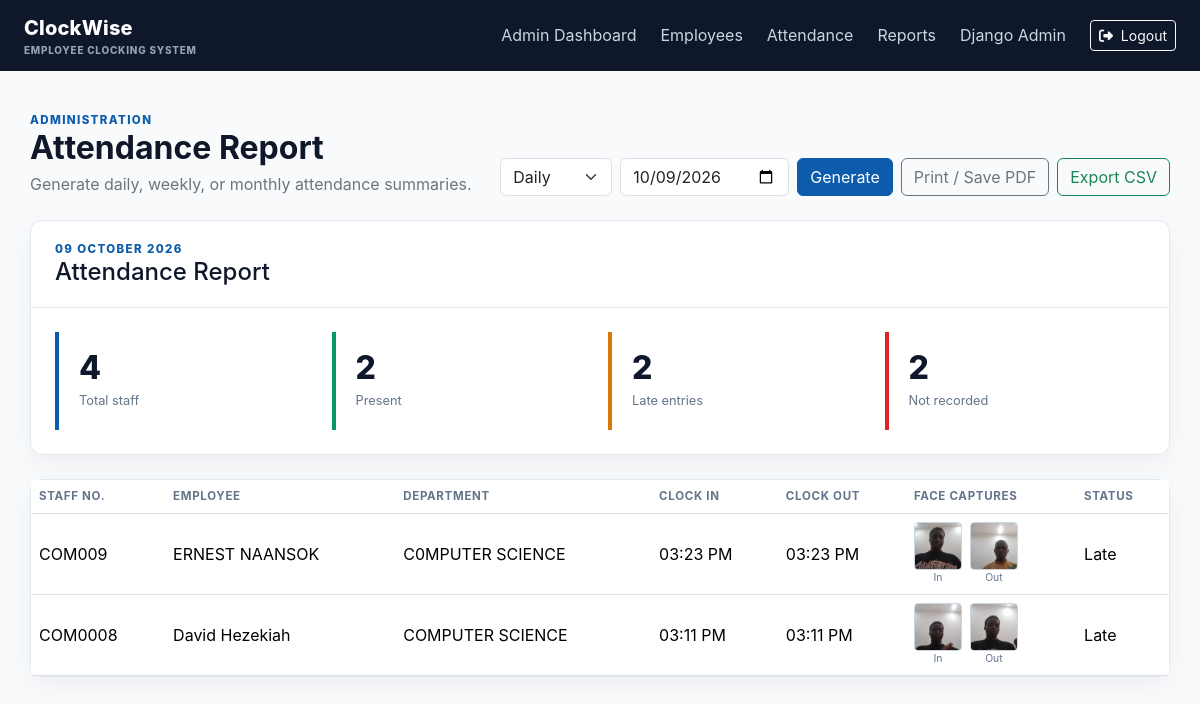
The app's page /reports/ (signed in) with its own data.
### uploads/models.py (models this page shows, shortened)
class Attendance(models.Model):
    STATUS_PRESENT = 'present'
    STATUS_LATE = 'late'
    STATUS_CHOICES = ((STATUS_PRESENT, 'Present'), (STATUS_LATE, 'Late'))
    employee = models.ForeignKey(Employee, on_delete=models.CASCADE, related_name='attendance_records')
    attendance_date = models.DateField(default=timezone.localdate)
    clock_in_time = models.DateTimeField()
    clock_out_time = models.DateTimeField(null=True, blank=True)
    clock_in_face = models.FileField(upload_to='attendance_faces/', blank=True)
    clock_out_face = models.FileField(upload_to='attendance_faces/', blank=True)
    status = models.CharField(max_length=20, choices=STATUS_CHOICES)
    class Meta:
        ordering = ['-attendance_date', '-clock_in_time']
        constraints = [models.UniqueConstraint(fields=['employee', 'attendance_date'], name='one_attendance_per_employee_day')]

class Employee(models.Model):
    ROLE_EMPLOYEE = 'employee'
    ROLE_ADMIN = 'admin'
    ROLE_CHOICES = ((ROLE_EMPLOYEE, 'Employee / Staff'), (ROLE_ADMIN, 'Administrator'))
    user = models.OneToOneField(User, on_delete=models.CASCADE, related_name='employee')
    staff_no = models.CharField(max_length=40, unique=True)
    department = models.CharField(max_length=120)
    designation = models.CharField(max_length=120)
    role = models.CharField(max_length=20, choices=ROLE_CHOICES, default=ROLE_EMPLOYEE)
    is_active = models.BooleanField(default=True)
    class Meta:
        ordering = ['staff_no']
    @property
    def display_name(self):
        return self.user.get_full_name() or self.user.username

### uploads/views.py (the view, shortened to what this page needs)
# urls.py: path('reports/', report, name='report'),
@login_required
@user_passes_test(is_admin)
def report(request):
    selected_date = request.GET.get('date', '')
    date_value = datetime.strptime(selected_date, '%Y-%m-%d').date() if selected_date else timezone.localdate()
    period = request.GET.get('period', 'day')
    start_date = date_value
    end_date = date_value
    if period == 'week':
        start_date = date_value - timedelta(days=date_value.weekday())
        end_date = start_date + timedelta(days=6)
    elif period == 'month':
        start_date = date_value.replace(day=1)
        next_month = (start_date.replace(day=28) + timedelta(days=4)).replace(day=1)
        end_date = next_month - timedelta(days=1)
    records = Attendance.objects.filter(attendance_date__range=(start_date, end_date)).select_related('employee__user')
    total = Employee.objects.filter(is_active=True).count()
    present = records.values('employee_id').distinct().count()
    return render(request, 'report.html', {'records': records, 'date': date_value, 'start_date': start_date, 'end_date': end_date, 'period': period, 'total': total, 'present': present, 'late': records.filter(status=Attendance.STATUS_LATE).count(), 'absent': max(total - present, 0)})

### uploads/views.py (called while the page is built)
def is_admin(user):
    employee = getattr(user, 'employee', None)
    return user.is_authenticated and (user.is_superuser or getattr(employee, 'role', '') == Employee.ROLE_ADMIN)

### templates/report.html (shortened to what this page needs)
{% extends 'base.html' %}
{% block content %}
<div class="d-flex flex-wrap justify-content-between align-items-end gap-3 mb-4 no-print"><div><div class="eyebrow">Administration</div><h1 class="h2 fw-bold mb-1">Attendance Report</h1><p class="text-secondary mb-0">Generate daily, weekly, or monthly attendance summaries.</p></div><div class="d-flex gap-2"><form class="d-flex gap-2" method="get"><select class="form-select" name="period"><option value="day" {% if period == 'day' %}selected{% endif %}>Daily</option><option value="week" {% if period == 'week' %}selected{% endif %}>Weekly</option><option value="month" {% if period == 'month' %}selected{% endif %}>Monthly</option></select><input class="form-control" type="date" name="date" value="{{ date|date:'Y-m-d' }}"><button class="btn btn-primary" type="submit">Generate</button></form><button class="btn btn-outline-secondary" onclick="window.print()" type="button">Print / Save PDF</button><a class="btn btn-outline-success" href="?date={{ date|date:'Y-m-d' }}&period={{ period }}&format=csv">Export CSV</a></div></div>
<div class="panel mb-4"><div class="panel-header"><div class="eyebrow">{{ start_date|date:'d F Y' }}{% if start_date != end_date %} - {{ end_date|date:'d F Y' }}{% endif %}</div><h2 class="h4 mb-0">Attendance Report</h2></div><div class="panel-body"><div class="row g-3"><div class="col-6 col-md-3"><div class="metric"><div class="metric-value">{{ total }}</div><div class="metric-label">Total staff</div></div></div><div class="col-6 col-md-3"><div class="metric green"><div class="metric-value">{{ present }}</div><div class="metric-label">Present</div></div></div><div class="col-6 col-md-3"><div class="metric amber"><div class="metric-value">{{ late }}</div><div class="metric-label">Late entries</div></div></div><div class="col-6 col-md-3"><div class="metric red"><div class="metric-value">{{ absent }}</div><div class="metric-label">Not recorded</div></div></div></div></div></div>
<div class="panel"><div class="table-responsive"><table class="table align-middle mb-0"><thead><tr><th>Staff no.</th><th>Employee</th><th>Department</th><th>Clock in</th><th>Clock out</th><th>Face captures</th><th>Status</th></tr></thead><tbody>{% for record in records %}<tr><td>{{ record.employee.staff_no }}</td><td>{{ record.employee.display_name }}</td><td>{{ record.employee.department }}</td><td>{{ record.clock_in_time|date:'h:i A' }}</td><td>{% if record.clock_out_time %}{{ record.clock_out_time|date:'h:i A' }}{% else %}--{% endif %}</td><td><div class="d-flex gap-2">{% if record.clock_in_face %}<div><img class="attendance-photo" src="{{ record.clock_in_face.url }}" alt="Clock-in face photo for {{ record.employee.display_name }}"><div class="photo-label">In</div></div>{% endif %}{% if record.clock_out_face %}<div><img class="attendance-photo" src="{{ record.clock_out_face.url }}" alt="Clock-out face photo for {{ record.employee.display_name }}"><div class="photo-label">Out</div></div>{% endif %}{% if not record.clock_in_face and not record.clock_out_face %}<span>--</span>{% endif %}</div></td><td>{{ record.get_status_display }}</td></tr>{% empty %}<tr><td colspan="7" class="text-center text-secondary py-4">No attendance records for this date.</td></tr>{% endfor %}</tbody></table></div></div>
{% endblock %}

### templates/base.html (shortened to what this page needs)
<!DOCTYPE html>
<html lang="en">
<head>
  <link href="https://cdn.jsdelivr.net/npm/bootstrap@5.3.2/dist/css/bootstrap.min.css" rel="stylesheet">
  <link rel="stylesheet" href="https://cdnjs.cloudflare.com/ajax/libs/font-awesome/6.5.1/css/all.min.css">
</head>
<body>
  <nav class="navbar navbar-expand-lg app-nav fixed-top">
    <div class="container-fluid px-4">
      <a class="navbar-brand brand" href="{% url 'dashboard' %}">ClockWise<small>Employee Clocking System</small></a>
      {% if request.user.is_authenticated %}
      <div class="collapse navbar-collapse" id="mainMenu">
        <div class="navbar-nav ms-auto align-items-lg-center gap-lg-2">
          {% if request.user.is_superuser or request.user.employee.role == 'admin' %}
          <a class="nav-link" href="{% url 'admin_dashboard' %}">Admin Dashboard</a>
          <a class="nav-link" href="{% url 'employee_list' %}">Employees</a>
          <a class="nav-link" href="{% url 'attendance_records' %}">Attendance</a>
          <a class="nav-link" href="{% url 'report' %}">Reports</a>
          <a class="nav-link" href="{% url 'admin:index' %}">Django Admin</a>
          {% endif %}
          <a class="btn btn-outline-light btn-sm ms-lg-2" href="{% url 'logout' %}"><i class="fas fa-right-from-bracket me-1"></i> Logout</a>
        </div>
      </div>
      {% endif %}
    </div>
  </nav>
  <main class="shell">{% block content %}{% endblock %}</main>
</body>
</html>

### templates/base.html (style rules this page uses)
:root { --ink:#0f172a; --muted:#64748b; --blue:#0c5cab; --green:#059669; --line:#e2e8f0; --wash:#f8fafc; }
body { background:var(--wash); color:var(--ink); font-family:Inter,system-ui,sans-serif; }
.app-nav { background:#0f172a; }
.brand { color:#fff; font-weight:800; letter-spacing:.01em; }
.brand small { display:block; color:#94a3b8; font-size:.62rem; letter-spacing:.08em; text-transform:uppercase; }
.shell { max-width:1180px; margin:0 auto; padding:7rem 1.25rem 3rem; }
.panel { background:#fff; border:1px solid var(--line); border-radius:12px; box-shadow:0 8px 24px rgba(15,23,42,.05); }
.panel-header { padding:1.25rem 1.5rem; border-bottom:1px solid var(--line); }
.panel-body { padding:1.5rem; }
.eyebrow { color:var(--blue); font-size:.72rem; font-weight:800; letter-spacing:.12em; text-transform:uppercase; }
.metric { padding:1.25rem; border-left:4px solid var(--blue); }
.metric.green { border-left-color:var(--green); }
.metric.amber { border-left-color:#d97706; }
.metric.red { border-left-color:#dc2626; }
.metric-value { font-size:2rem; font-weight:800; line-height:1; }
.metric-label { color:var(--muted); font-size:.8rem; margin-top:.45rem; }
.btn-primary { background:var(--blue); border-color:var(--blue); }
.table th { color:var(--muted); font-size:.72rem; text-transform:uppercase; letter-spacing:.06em; white-space:nowrap; }
.nav-link { color:#cbd5e1; }

### templates/report.html (style rules this page uses)
.attendance-photo { width:48px;height:48px;object-fit:cover;border:1px solid #cbd5e1;border-radius:4px }
.photo-label { font-size:.65rem;text-align:center;color:#64748b }

### records on screen
Attendance: employee.staff_no "COM009", employee.display_name "ERNEST NAANSOK", employee.department "C0MPUTER SCIENCE", clock_in_time "03:23 PM", clock_out_time "03:23 PM", clock_in_face (picture), clock_out_face (picture), status "Late"
Attendance: employee.staff_no "COM0008", employee.display_name "David Hezekiah", employee.department "COMPUTER SCIENCE", clock_in_time "03:11 PM", clock_out_time "03:11 PM", clock_in_face (picture), clock_out_face (picture), status "Late"

### other values on screen
{{ start_date|date:'d F Y' }} "09 OCTOBER 2026"
{{ total }} "4"
{{ present }} "2"
{{ late }} "2"
{{ absent }} "2"
